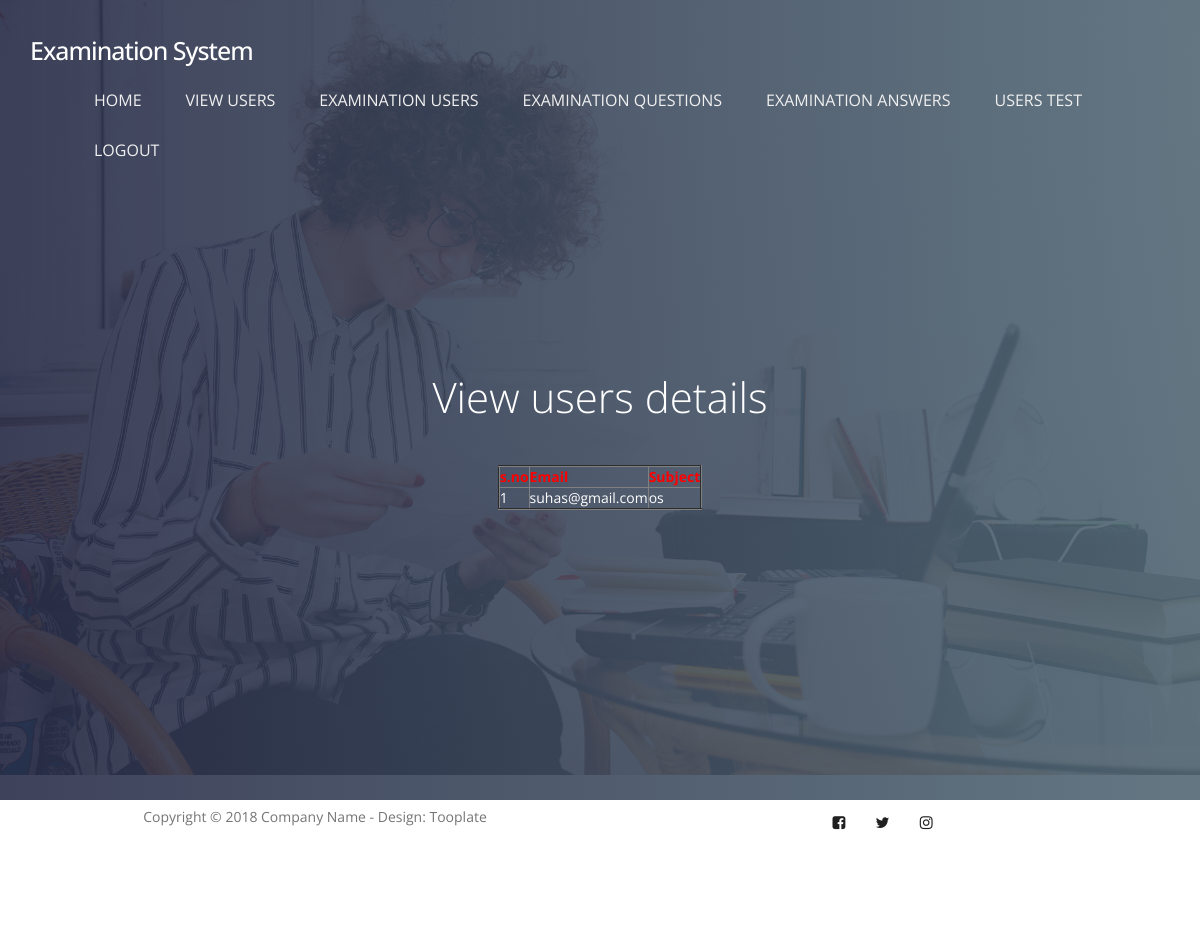
/userstestdata/, run on an earlier commit of the app's database.
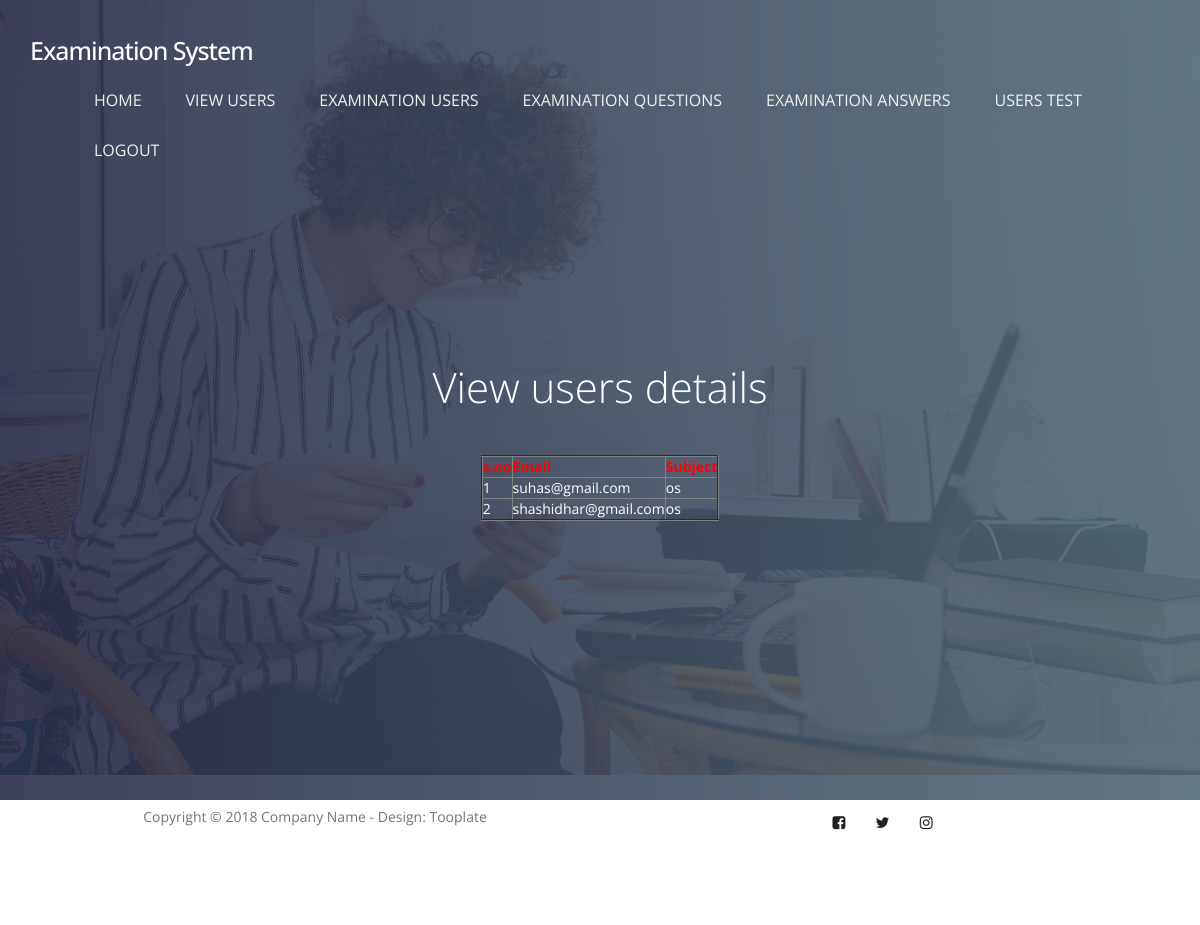
And on a later commit of the database.
### user/models.py (models this page shows, shortened)
class UserTestModel(models.Model):
    subject = models.CharField(max_length=500, default="", editable=True)
    email = models.CharField(max_length=500, default="", editable=True, unique=True)
    question1 = models.CharField(max_length=500, default="", editable=True)
    answer1 = models.CharField(max_length=500, default="", editable=True)
    question2 = models.CharField(max_length=500, default="", editable=True)
    answer2 = models.CharField(max_length=500, default="", editable=True)
    question3 = models.CharField(max_length=500, default="", editable=True)
    answer3 = models.CharField(max_length=500, default="", editable=True)
    question4 = models.CharField(max_length=500, default="", editable=True)
    answer4 = models.CharField(max_length=500, default="", editable=True)
    question5 = models.CharField(max_length=500, default="", editable=True)
    answer5 = models.CharField(max_length=500, default="", editable=True)
    question6 = models.CharField(max_length=500, default="", editable=True)
    answer6 = models.CharField(max_length=500, default="", editable=True)
    question7 = models.CharField(max_length=500, default="", editable=True)
    answer7 = models.CharField(max_length=500, default="", editable=True)
    question8 = models.CharField(max_length=500, default="", editable=True)
    answer8 = models.CharField(max_length=500, default="", editable=True)
    question9 = models.CharField(max_length=500, default="", editable=True)
    answer9 = models.CharField(max_length=500, default="", editable=True)
    question10 = models.CharField(max_length=500, default="", editable=True)
    answer10 = models.CharField(max_length=500, default="", editable=True)
    class Meta:
        db_table="UserTestTable"

### ExaminationSystem/views.py (the view)
# urls.py: path('userstestdata/', ExaminationSystem.userstestdata, name='userstestdata'),
def userstestdata(request):
    object = UserTestModel.objects.all()
    return render(request,"admin/userstestdata.html",{"object":object})

### assets/templates/admin/userstestdata.html
{% extends 'adminbase.html' %}
{% load static %}
{% block contents %}
<section id="home" data-stellar-background-ratio="0.5">
          <div class="overlay"></div>
          <div class="container">
               <div class="row">
                    <div class="col-md-offset-3 col-md-6 col-sm-12">
                         <div class="home-info">
                              <h1 style="color:white">View users details </h1>
                            <center><table border="2px solid blue" align="center">
                                  <tr><th style="color:red">s.no</th>
                                    <th style="color:red">Email</th>
                                    <th style="color:red">Subject</th>
                                  </tr>
                              {% for x in object %}
                                  <tr style="color:white">
                                    <td>{{forloop.counter}}</td>
                                    <td>{{x.email}}</td>
                                    <td>{{x.subject}}</td>
                                    </tr>
                                     {% endfor %}
                            </table></center>
                         </div>
                    </div>
               </div>
          </div>
     </section>
{% endblock %}

What changed in the data, as far as the page shows it:
added UserTestModel: email "shashidhar@gmail.com", subject "os"
